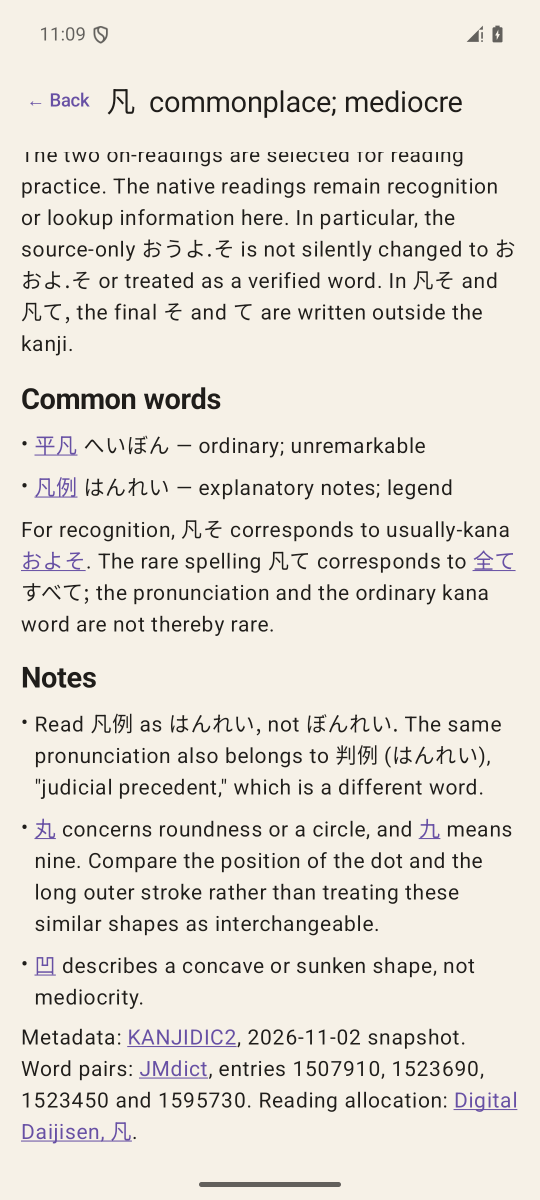
#> input picture docs/n1-reviews/batch-086-native/attempt-605/n1-086-approximate-forward.png, 1080 x 2400 px, given as the content of the folder 86-native/attempt-605/artifacts/batch-086-native-attempt-605, which was not available (shown at 1/2 size)
$ python make-native-605-sheets.py
#> lines starting #> are read from the running program, lines starting #| are printed output that depends on the picture
import json
from pathlib import Path

from PIL import Image, ImageDraw

C = Path(__file__).resolve().parent
SOURCE = C / "artifacts" / "batch-086-native-attempt-605"
TARGET = C / "artifacts" / "batch-086-native-sheets-605"
assert not TARGET.exists()
TARGET.mkdir()
files = sorted(SOURCE.glob("*.png"))
index = []
for start in range(0, len(files), 4):
    group = files[start:start + 4]
    sheet = Image.new("RGB", (1080, 2456), "white")
#> sheet: PIL image 1080x2456 RGB; every value is 255
    draw = ImageDraw.Draw(sheet)
    for cell, path in enumerate(group):
        x, y = (cell % 2) * 540, (cell // 2) * 1228
        image = Image.open(path).convert("RGB")
#> image is the input picture: PIL image 1080x2400 RGB; mean R, G, B 231.4, 226.5, 217.4
        image.thumbnail((540, 1200), Image.Resampling.LANCZOS)
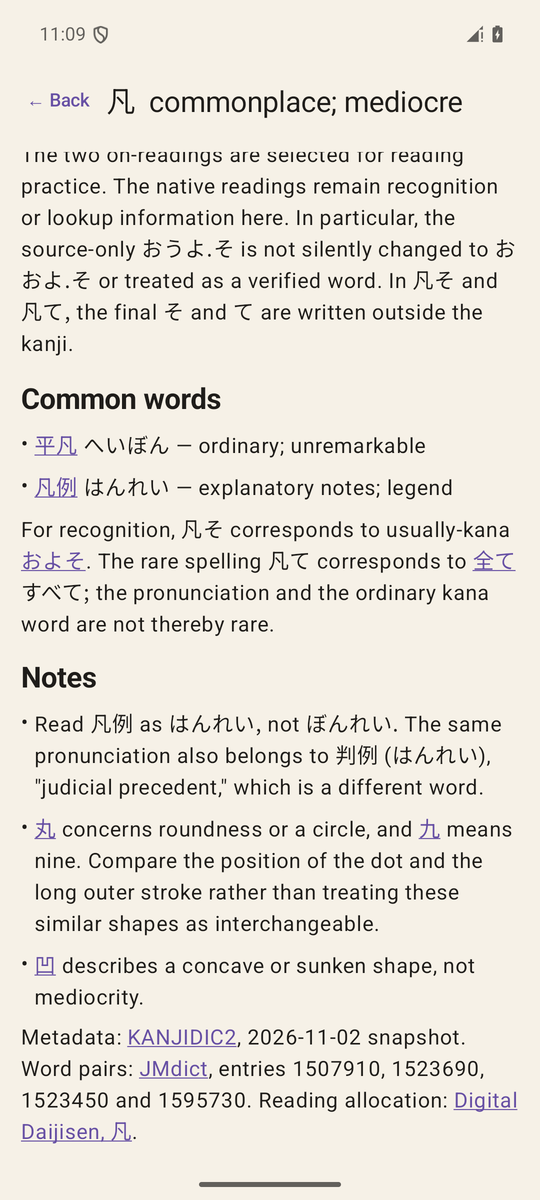
#> image: PIL image 540x1200 RGB; mean R, G, B 231.2, 226.4, 217.4
        draw.text((x + 4, y + 4), path.stem.removeprefix("n1-086-"), fill="black")
        sheet.paste(image, (x, y + 28))
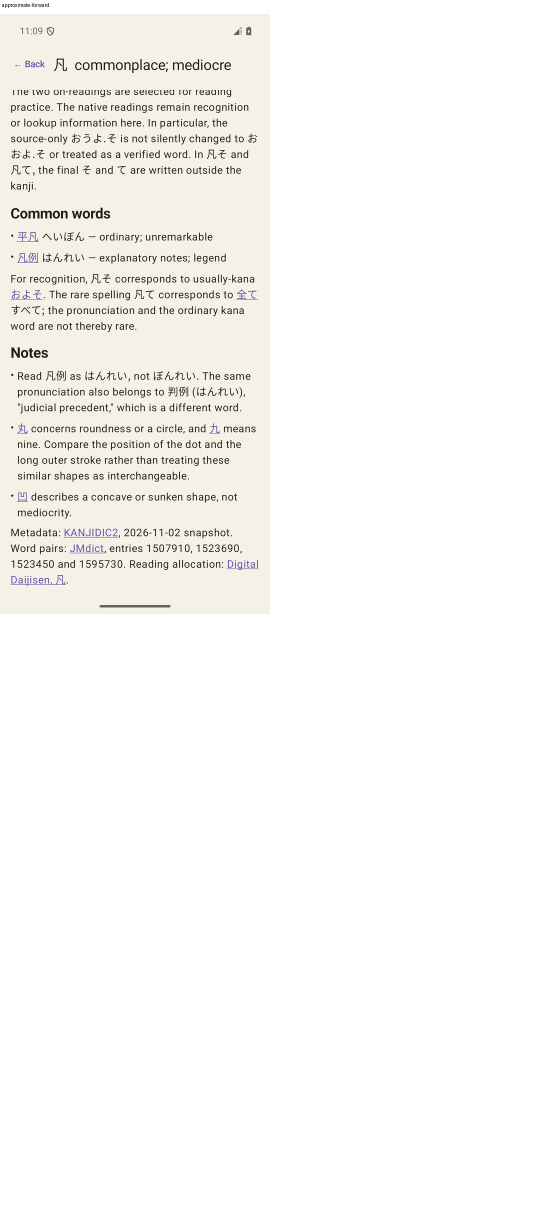
#> sheet: PIL image 1080x2456 RGB (shown at 1/2 size); mean R, G, B 249.2, 248, 245.8
    name = f"sheet-{start // 4 + 1:02}.png"
    sheet.save(TARGET / name)
    index.append({"sheet": name, "originals": [p.name for p in group]})
(TARGET / "index.json").write_text(json.dumps(index, ensure_ascii=True, indent=2) + "\n", encoding="utf-8")
print(f"{len(files)} original PNGs -> {len(index)} labelled visual sheets; originals retained unchanged.")

$ run again, on docs/n1-reviews/batch-086-native/attempt-605/n1-086-curated-はん-question.png
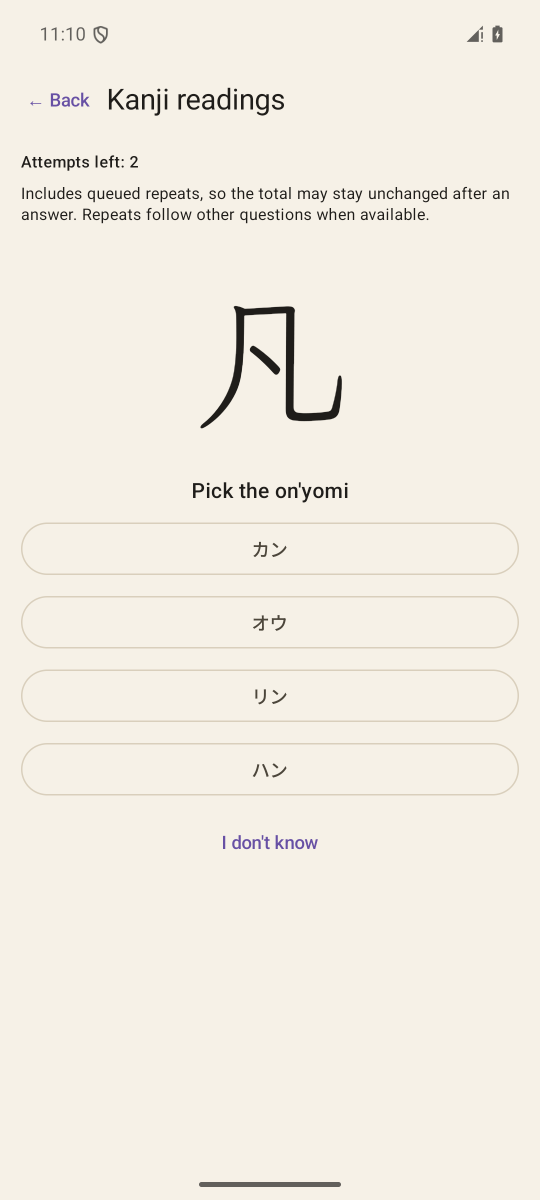
#> input picture docs/n1-reviews/batch-086-native/attempt-605/n1-086-curated-はん-question.png, 1080 x 2400 px, given as the content of the folder 86-native/attempt-605/artifacts/batch-086-native-attempt-605, which was not available (shown at 1/2 size)
#> image is the input picture: PIL image 1080x2400 RGB; mean R, G, B 242.5, 237.5, 227.6
#> `image.thumbnail((540, 1200), Image.Resampling.LANCZOS)`:
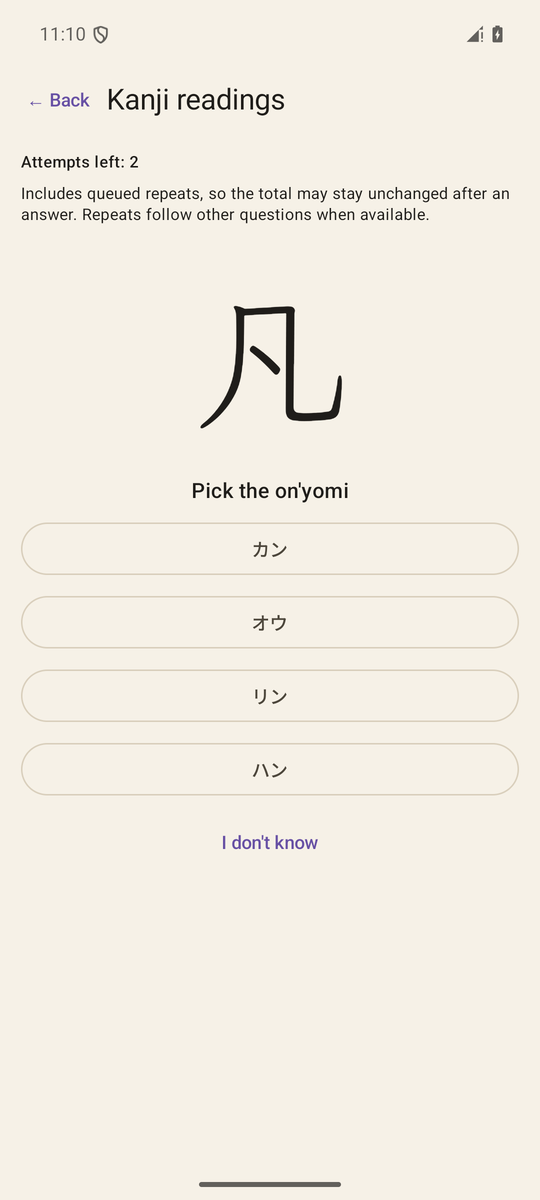
#> image: PIL image 540x1200 RGB; mean R, G, B 242.5, 237.5, 227.6
#> `sheet.paste(image, (x, y + 28))`:
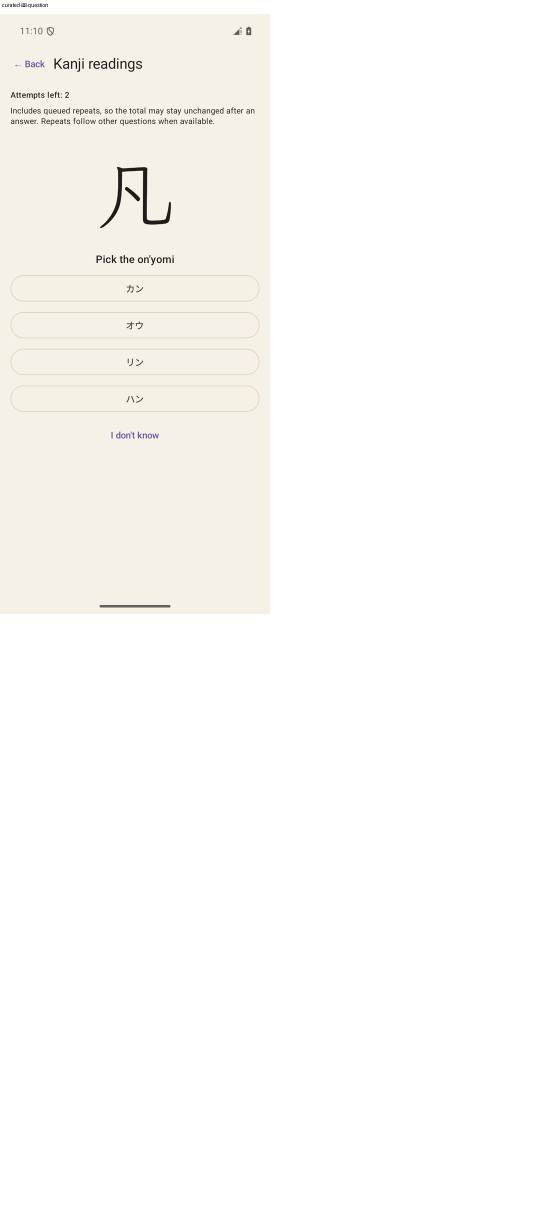
#> sheet: PIL image 1080x2456 RGB (shown at 1/2 size); mean R, G, B 251.9, 250.7, 248.3

$ run again, on docs/n1-reviews/batch-086-native/attempt-605/n1-086-drawing-recall-feedback.png
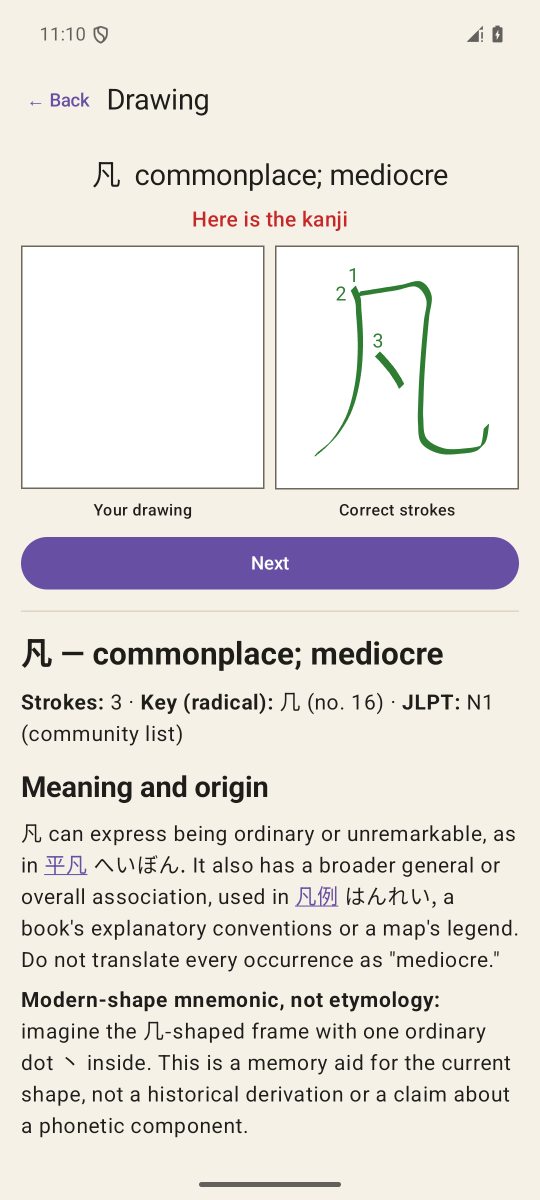
#> input picture docs/n1-reviews/batch-086-native/attempt-605/n1-086-drawing-recall-feedback.png, 1080 x 2400 px, given as the content of the folder 86-native/attempt-605/artifacts/batch-086-native-attempt-605, which was not available (shown at 1/2 size)
#> image is the input picture: PIL image 1080x2400 RGB; mean R, G, B 230.4, 225.9, 221.4
#> `image.thumbnail((540, 1200), Image.Resampling.LANCZOS)`:
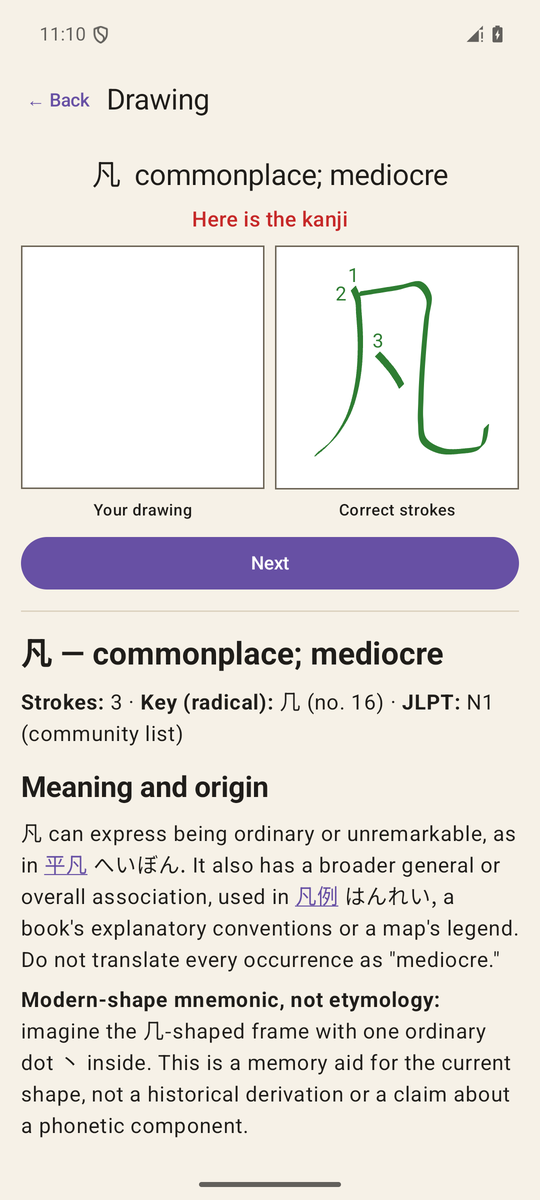
#> image: PIL image 540x1200 RGB; mean R, G, B 230.3, 225.8, 221.4
#> `sheet.paste(image, (x, y + 28))`:
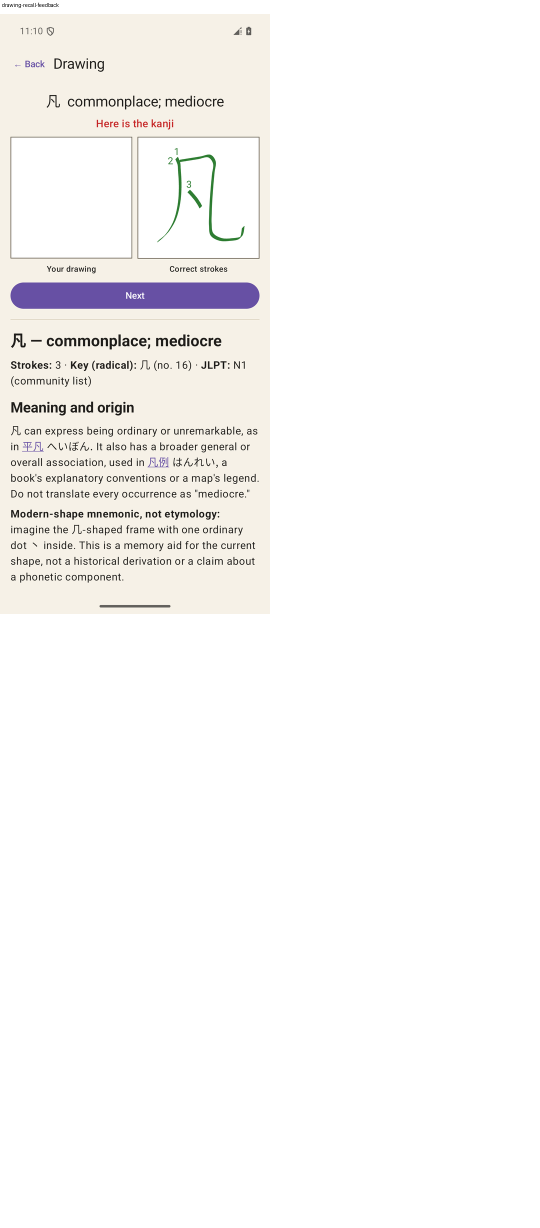
#> sheet: PIL image 1080x2456 RGB (shown at 1/2 size); mean R, G, B 248.9, 247.8, 246.8
